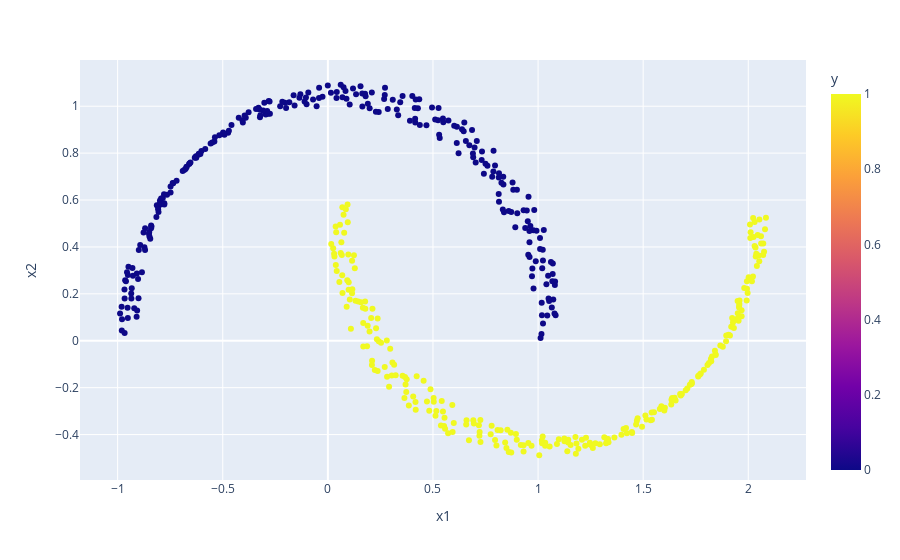

The notebook cell saved with this chart:
### Code cell
fig = px.scatter(data_frame=df, x='x1', y='x2', color='y')
fig.show()

### Figure 1 — Plotly figure (JSON) as saved in the notebook; plotly's stock layout.template omitted (floating-point values rounded to 4 significant figures; data arrays with more than 128 entries replaced by an {"elided": "..."} marker saying what was removed)
{"data": [{"hovertemplate": "x1=%{x}<br>x2=%{y}<br>y=%{marker.color}<extra></extra>", "legendgroup": "", "marker": {"color": {"elided": "512 int values"}, "coloraxis": "coloraxis", "symbol": "circle"}, "mode": "markers", "name": "", "orientation": "v", "showlegend": false, "type": "scatter", "x": {"elided": "512 float values"}, "xaxis": "x", "y": {"elided": "512 float values"}, "yaxis": "y"}], "layout": {"coloraxis": {"colorbar": {"title": {"text": "y"}}, "colorscale": [[0, "#0d0887"], [0.1111, "#46039f"], [0.2222, "#7201a8"], [0.3333, "#9c179e"], [0.4444, "#bd3786"], [0.5556, "#d8576b"], [0.6667, "#ed7953"], [0.7778, "#fb9f3a"], [0.8889, "#fdca26"], [1, "#f0f921"]]}, "legend": {"tracegroupgap": 0}, "margin": {"t": 60}, "xaxis": {"anchor": "y", "domain": [0, 1], "title": {"text": "x1"}}, "yaxis": {"anchor": "x", "domain": [0, 1], "title": {"text": "x2"}}}}
